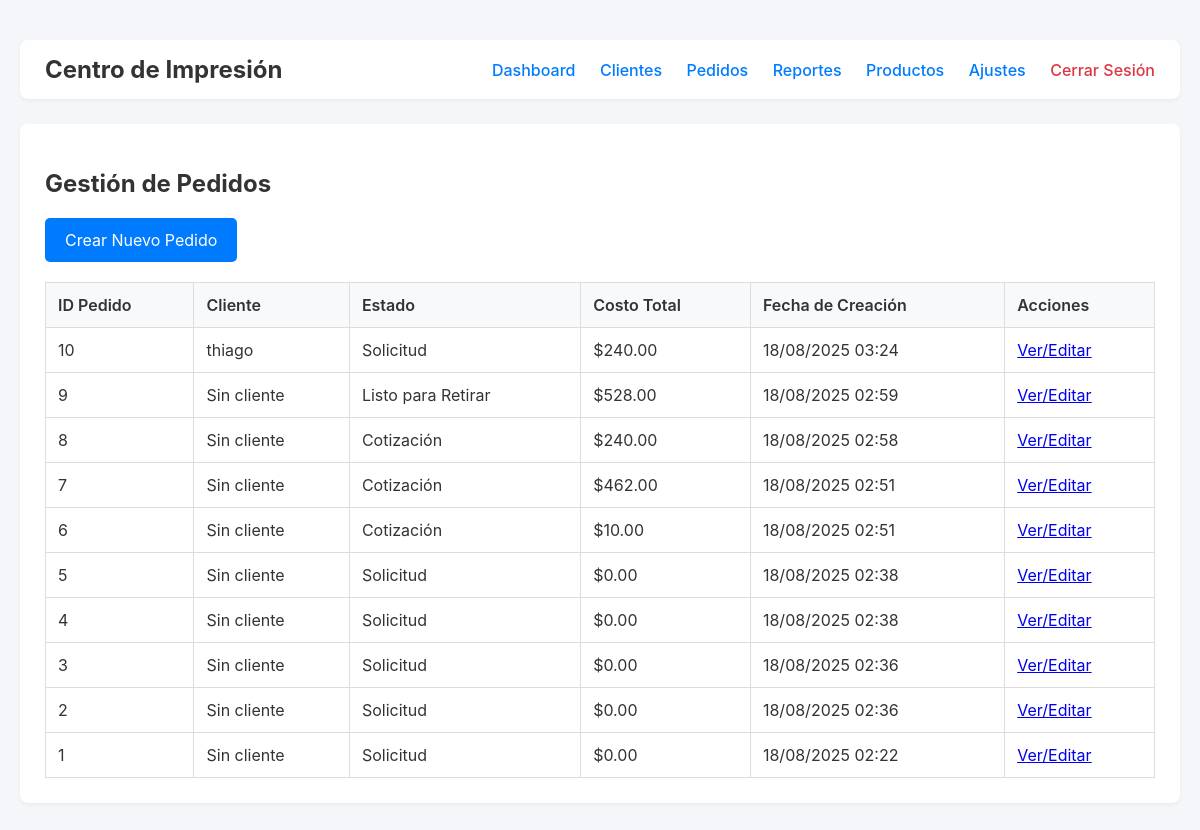
The page /orders (signed in) on the database as committed earlier.
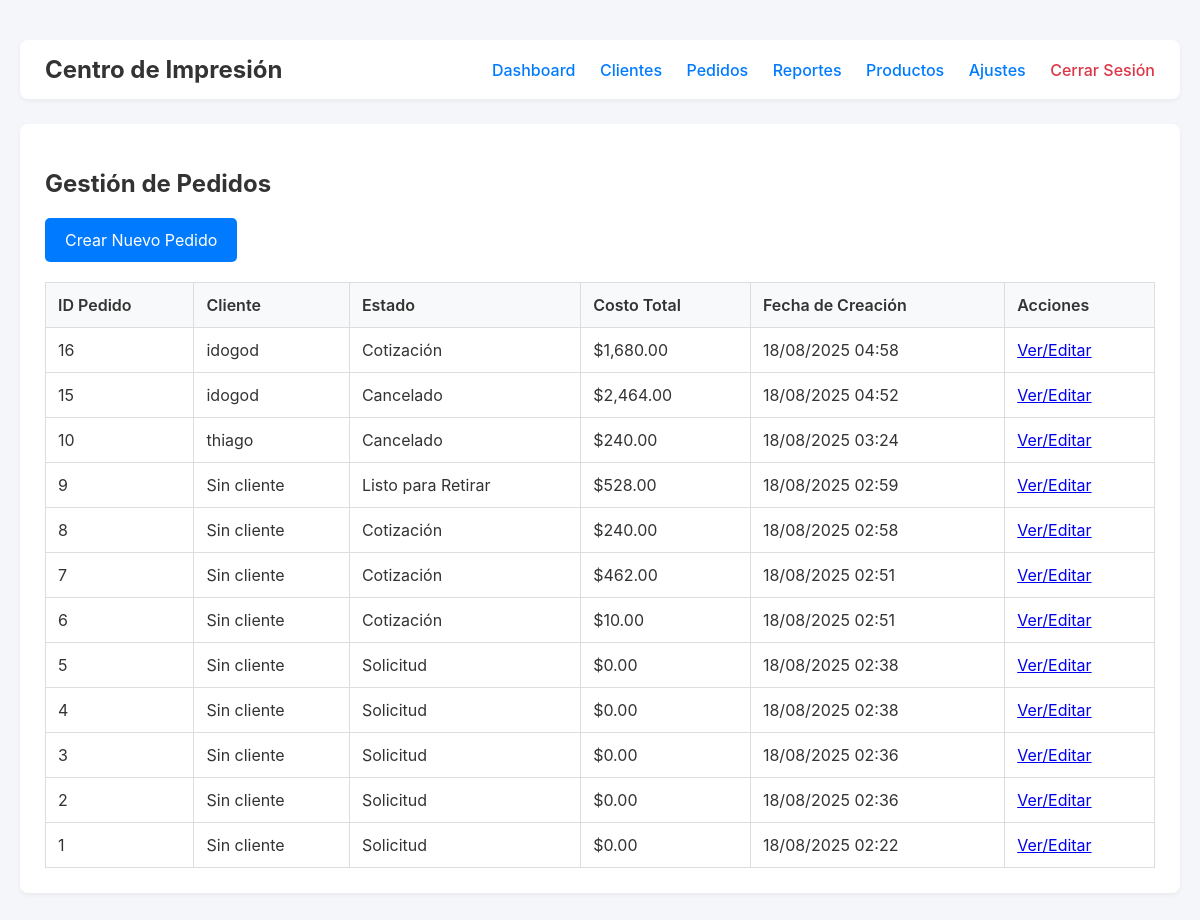
The same page on the database as committed later.
### tables this page shows
CREATE TABLE `pedidos` (
  `id` int(11) NOT NULL,
  `cliente_id` int(11) DEFAULT NULL,
  `usuario_id` int(11) DEFAULT NULL,
  `estado` varchar(50) NOT NULL,
  `notas_internas` text DEFAULT NULL,
  `motivo_cancelacion` text DEFAULT NULL,
  `costo_total` decimal(10,2) NOT NULL,
  `fecha_creacion` timestamp NOT NULL DEFAULT current_timestamp(),
  `ultima_actualizacion` timestamp NOT NULL DEFAULT current_timestamp() ON UPDATE current_timestamp()
);

CREATE TABLE `clientes` (
  `id` int(11) NOT NULL,
  `nombre` varchar(150) NOT NULL,
  `telefono` varchar(50) DEFAULT NULL,
  `email` varchar(100) DEFAULT NULL,
  `notas` text DEFAULT NULL,
  `fecha_creacion` timestamp NOT NULL DEFAULT current_timestamp()
);

### controllers/OrderController.php (called while the page is built, shortened)
<?php
require_once '../models/Order.php';
class OrderController
{
    private $orderModel;
    public function __construct($db_connection)
    {
        $this->orderModel = new Order($db_connection);
    }
    public function index()
    {
        $orders = $this->orderModel->findAll();
        require_once '../views/layouts/header.php';
        require_once '../views/pages/orders/index.php';
        require_once '../views/layouts/footer.php';
    }
}

### models/Order.php (called while the page is built, shortened)
<?php
class Order
{
    private $connection;
    private $table_name = "pedidos";
    public function __construct($db_connection)
    {
        $this->connection = $db_connection;
    }
    public function findAll()
    {
        $query = "SELECT p.id, p.estado, p.costo_total, p.fecha_creacion, c.nombre as nombre_cliente
                  FROM " . $this->table_name . " p
                  LEFT JOIN clientes c ON p.cliente_id = c.id
                  ORDER BY p.fecha_creacion DESC";
        $result = $this->connection->query($query);
        return $result ? $result->fetch_all(MYSQLI_ASSOC) : [];
    }
}

### views/pages/orders/index.php (the view)
<h2>Gestión de Pedidos</h2>
<a href="/sistemagestion/orders/create" class="button">Crear Nuevo Pedido</a>
<table class="table">
    <thead>
        <tr>
            <th>ID Pedido</th>
            <th>Cliente</th>
            <th>Estado</th>
            <th>Costo Total</th>
            <th>Fecha de Creación</th>
            <th>Acciones</th>
        </tr>
    </thead>
    <tbody>
        <?php if (empty($orders)): ?>
            <tr>
                <td colspan="6">No hay pedidos registrados.</td>
            </tr>
        <?php else: ?>
            <?php foreach ($orders as $order): ?>
                <tr>
                    <td><?php echo $order['id']; ?></td>
                    <td><?php echo htmlspecialchars($order['nombre_cliente'] ?? 'Sin cliente'); ?></td>
                    <td><?php echo htmlspecialchars($order['estado']); ?></td>
                    <td>$<?php echo number_format($order['costo_total'], 2); ?></td>
                    <td><?php echo date('d/m/Y H:i', strtotime($order['fecha_creacion'])); ?></td>
                    <td>
    <a href="/sistemagestion/orders/show/<?php echo $order['id']; ?>">Ver/Editar</a>
</td>
                </tr>
            <?php endforeach; ?>
        <?php endif; ?>
    </tbody>
</table>

### public/index.php (shortened to what this page needs)
<?php
require_once '../controllers/OrderController.php';
require_once '../controllers/ReportController.php';
$clientController = new ClientController($connection);
$orderController = new OrderController($connection);
$adminController = new AdminController($connection);
$url = $_GET['url'] ?? '';
$method = $_SERVER['REQUEST_METHOD'];
if (preg_match('#^clients/edit/(\d+)$#', $url, $matches)) {
    ($method === 'POST') ? $clientController->update((int)$matches[1]) : $clientController->showEditForm((int)$matches[1]);
} elseif (preg_match('#^clients/delete/(\d+)$#', $url, $matches)) {
    if ($method === 'POST') $clientController->delete((int)$matches[1]);
} elseif (preg_match('#^orders/show/(\d+)$#', $url, $matches)) {
    $orderController->show((int)$matches[1]);
} elseif (preg_match('#^orders/add_payment/(\d+)$#', $url, $matches)) {
    if ($method === 'POST') $orderController->addPayment((int)$matches[1]);
} elseif (preg_match('#^orders/edit/(\d+)$#', $url, $matches)) {
    ($method === 'POST') ? $orderController->update((int)$matches[1]) : $orderController->showEditForm((int)$matches[1]);
} elseif (preg_match('#^admin/products/edit/(\d+)$#', $url, $matches)) {
    ($method === 'POST') ? $adminController->updateProduct((int)$matches[1]) : $adminController->showProductEditForm((int)$matches[1]);
} elseif (preg_match('#^admin/products/delete/(\d+)$#', $url, $matches)) {
    if ($method === 'POST') {
        $adminController->deleteProduct((int)$matches[1]);
    }
} else {
    switch ($url) {
        case 'orders':
            $orderController->index();
            break;
    }
}

### views/layouts/header.php (shortened to what this page needs)
<!DOCTYPE html>
<html lang="es">
<head>
</head>
<body>
<div class="main-container">
    <?php
    if (isset($_SESSION['user_id'])): ?>
    <header>
        <h1>Centro de Impresión</h1>
        <nav>
            <a href="/sistemagestion/dashboard">Dashboard</a>
            <a href="/sistemagestion/clients">Clientes</a>
            <a href="/sistemagestion/orders">Pedidos</a>
            <?php
            if (isset($_SESSION['user_role']) && $_SESSION['user_role'] === 'administrador'): ?>
                <a href="/sistemagestion/reports">Reportes</a>
                <a href="/sistemagestion/admin/products">Productos</a>
                <a href="/sistemagestion/admin/settings">Ajustes</a>
            <?php endif; ?>
            <a href="/sistemagestion/logout" class="logout">Cerrar Sesión</a>
        </nav>
    </header>
    <?php endif; ?>
    <main class="content-area">

### views/layouts/footer.php
</main> </div> </body>
</html>

### views/layouts/header.php (style rules this page uses)
body { font-family: -apple-system, BlinkMacSystemFont, "Segoe UI", Roboto, "Helvetica Neue", Arial, sans-serif; background-color: #f4f6f9; margin: 0; color: #333; }
.main-container { max-width: 1200px; margin: 20px auto; padding: 20px; }
header { background-color: #fff; padding: 15px 25px; box-shadow: 0 2px 4px rgba(0,0,0,0.05); display: flex; justify-content: space-between; align-items: center; margin-bottom: 25px; border-radius: 8px; }
header h1 { margin: 0; font-size: 24px; }
nav a { margin-left: 20px; text-decoration: none; color: #007bff; font-weight: 500; font-size: 16px; transition: color 0.2s; }
nav a.logout { color: #dc3545; }
.content-area { background-color: #fff; padding: 25px; border-radius: 8px; box-shadow: 0 2px 4px rgba(0,0,0,0.05); }
.button, button[type="submit"] { display: inline-block; padding: 12px 20px; background-color: #007bff; color: white; border: none; border-radius: 5px; cursor: pointer; font-size: 16px; text-decoration: none; text-align: center; transition: background-color 0.2s; }
.table { width: 100%; border-collapse: collapse; margin-top: 20px; }
.table th, .table td { border: 1px solid #ddd; padding: 12px; text-align: left; }
.table th { background-color: #f8f9fa; font-weight: 600; }

Rows that differ between the two databases and show on the page:
added pedidos: id "16", cliente.nombre "idogod", estado "Cotización", costo_total "1,680.00", fecha_creacion "18/08/2025 04:58"
added pedidos: id "15", cliente.nombre "idogod", estado "Cancelado", costo_total "2,464.00", fecha_creacion "18/08/2025 04:52"
changed pedidos "thiago": estado "Solicitud" → "Cancelado"
